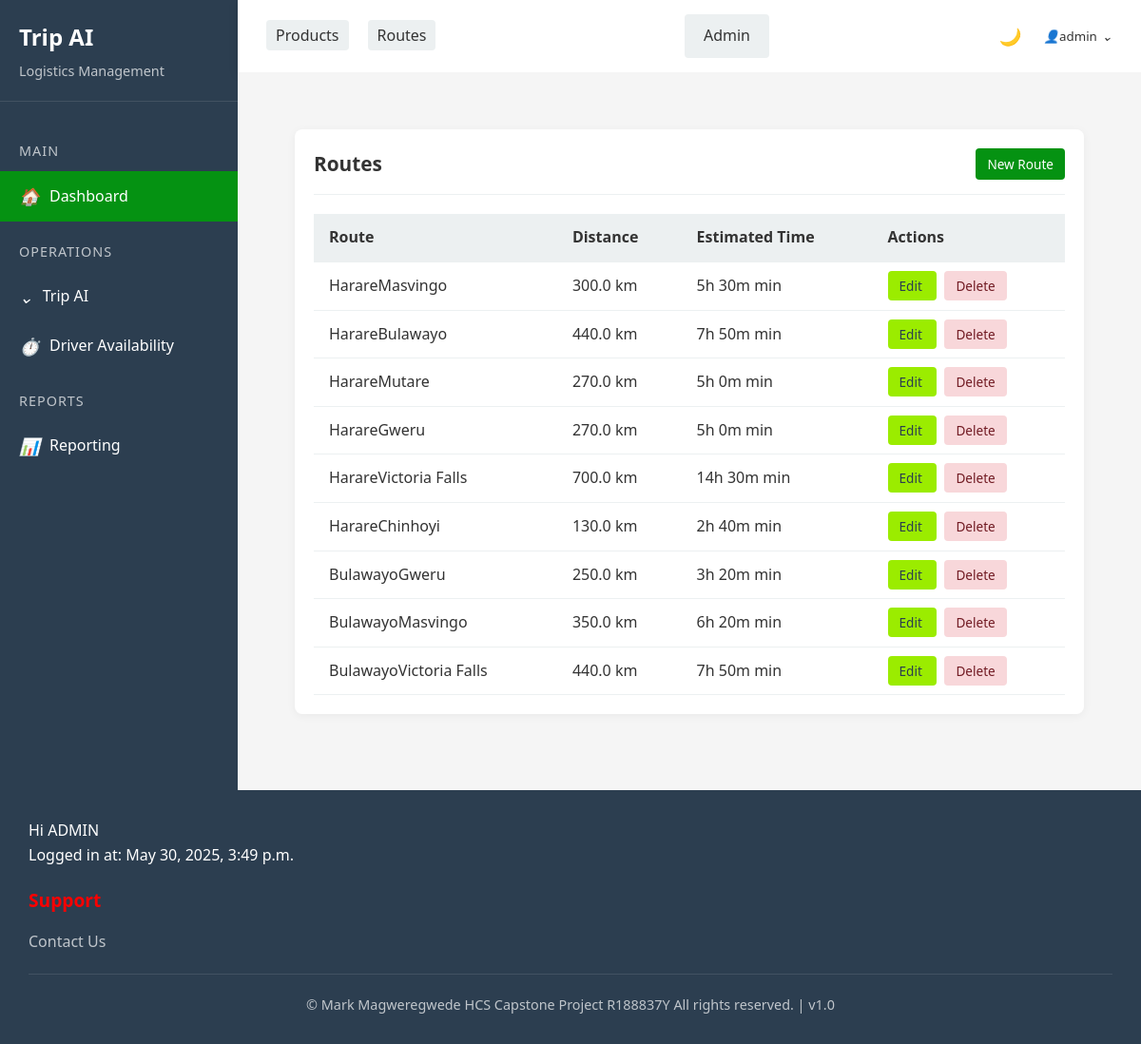
Page /app/route/ (signed in) on the committed database.
### triplog/models.py (models this page shows, shortened)
class Route(models.Model):
    origin = models.CharField(max_length=255)
    destination = models.CharField(max_length=255)
    distance_km = models.FloatField()
    estimated_time_min = models.IntegerField()
    def get_absolute_url(self):
        return reverse("route_detail", kwargs={"pk": self.pk})

### triplog/views.py (the view)
# urls.py: path("route/", RouteListView.as_view(), name="route_list"),
class RouteListView(ListView):
    model = Route
    template_name = "route/route_list.html"

### triplog/templatetags/time_filters.py (called while the page is built)
@register.filter
def minutes_to_hours(minutes):
    if minutes is None:
        return "Trip NOT COMPLETE"  # Handle cases where the value is None
    hours = minutes // 60
    mins = minutes % 60
    return f"{hours}h {mins}m" if hours else f"{mins}m"

### templates/route/route_list.html (shortened to what this page needs)
{% extends 'base.html' %}
{% load time_filters %}
{% block content %}
<div class="content-area">
    <div class="card">
        <div class="card-header">
            <h2> Routes</h2>
            {% if user.is_authenticated %}
            <a href="{% url 'route_new' %}" class="btn btn-primary btn-sm">
                 New Route
            </a>
            {% endif %}
        </div>
        <div class="card-body">
            <div class="table-responsive">
                <table class="route-table">
                    <thead>
                        <tr>
                            <th>Route</th>
                            <th>Distance</th>
                            <th>Estimated Time</th>
                            <th class="actions">Actions</th>
                        </tr>
                    </thead>
                    <tbody>
                        {% for route in route_list %}
                        <tr>
                            <td>
                                <a href="{{ route.get_absolute_url }}" class="route-link">
                                     {{ route.origin }}
                                     {{ route.destination }}
                                </a>
                            </td>
                            <td>{{ route.distance_km }} km</td>
                            <td>{{ route.estimated_time_min|minutes_to_hours|default:"-" }} min</td>
                            <td class="actions">
                                {% if user.is_authenticated %}
                                <a href="{% url 'route_edit' route.pk %}" class="btn btn-sm btn-edit">
                                     Edit
                                </a>
                                <a href="{% url 'route_delete' route.pk %}" class="btn btn-sm btn-delete">
                                     Delete
                                </a>
                                {% endif %}
                            </td>
                        </tr>
                        {% endfor %}
                    </tbody>
                </table>
            </div>
        </div>
    </div>
</div>
{% endblock %}

### templates/base.html (shortened to what this page needs)
{% load static %}
<!DOCTYPE html>
<html lang="en">
<head>
    <link rel="stylesheet" href="{% static 'css/style.css' %}">
</head>
<body>
    <div class="container">
        <aside class="sidebar">
            <div onclick="window.location.href='/';" style="cursor: pointer;" class="sidebar-header">
                <h2>Trip AI</h2>
                <p>Logistics Management</p>
            </div>
            <div class="sidebar-menu">
                <div class="menu-category">Main</div>
                <div class="menu-item active" onclick="window.location.href='/app'">
                    <i class="icon-home"></i>
                    <span>Dashboard</span>
                </div>
                <div class="menu-category">Operations</div>
                <div class="menu-item" onclick="toggleSubmenu('trip-ai-menu')">
                    <i class="icon-chevron"></i>
                    <span>Trip AI</span>
                </div>
                <div class="menu-item" onclick="loadContent('driver-availability')">
                    <i class="icon-availability"></i>
                    <span>Driver Availability</span>
                </div>
                <div class="menu-category">Reports</div>
                <div class="menu-item" onclick="window.location.href='/app/reporting/';">
                    <i class="icon-reporting"></i>
                    <span>Reporting</span>
                </div>
            </div>
        </aside>
        <main class="main-content">
            <nav class="navbar">
                <ul class="nav-links">
                    <li><a href="{% url 'product_list'  %}" class="btn btn-secondary">Products</a></li>
                    <li><a href="{% url 'route_list'  %}" class="btn btn-secondary">Routes</a></li>
                </ul>
                <a href="/admin" class="btn btn-secondary" target=" _blank">Admin</a>
                <div class="user-actions">
                    <div class="dark-mode-toggle" id="darkModeToggle">
                        <i class="icon-moon"></i>
                    </div>
                    <div class="user-dropdown">
                        <button class="dropdown-btn">
                            <i class="icon-user"></i>
                            {% if user.is_authenticated %}
                            {{ user.username }}
                            {% else %}
                            Guest
                            {% endif %}
                            <i class="icon-chevron"></i>
                        </button>
                    </div>
                </div>
            </nav>
            <div class="content-area" id="content-area">
                {% block content %}
                {% endblock %}
            </div>
        </main>
    </div>
    <footer>
        <div class="footer-section">
            {% if user.is_authenticated %}
            <p>Hi {{ user.first_name }}</p>
            <p>Logged in at: {{ user.last_login }}</p>
            {% endif %}
        </div>
        <div class="footer-section">
            <h3>Support</h3>
            <ul>
                <li><a href="#">Contact Us</a></li>
            </ul>
        </div>
        <div class="footer-bottom">
            <p>&copy; Mark Magweregwede HCS Capstone Project R188837Y All rights reserved. | v1.0</p>
        </div>
    </footer>
</body>
</html>

### static/css/style.css (style rules this page uses)
:root { --primary-color: rgb(5, 146, 18); --secondary-color: rgb(6, 208, 1); --accent-color: rgb(155, 236, 0); --highlight-color: rgb(252, 0, 0); --dark-color: #2c3e50; --light-color: #ecf0f1; --text-color: #333; --bg-color: #f5f5f5; --card-bg: white; --footer-bg: var(--dark-color); --footer-text: white; }
* { margin: 0; padding: 0; box-sizing: border-box; font-family: 'Segoe UI', Tahoma, Geneva, Verdana, sans-serif; }
body { background-color: var(--bg-color); color: var(--text-color); line-height: 1.6; display: flex; flex-direction: column; min-height: 100vh; transition: background-color 0.3s, color 0.3s; }
a { text-decoration: none; color: inherit; }
.container { display: flex; flex: 1; }
.sidebar { width: 250px; background-color: var(--dark-color); color: white; padding: 20px 0; transition: all 0.3s; }
.sidebar-header { padding: 0 20px 20px; border-bottom: 1px solid rgba(255, 255, 255, 0.1); }
.sidebar-header h2 { font-size: 1.5rem; margin-bottom: 5px; }
.sidebar-header p { color: rgba(255, 255, 255, 0.7); font-size: 0.9rem; }
.sidebar-menu { padding: 20px 0; }
.menu-category { padding: 10px 20px; color: rgba(255, 255, 255, 0.7); font-size: 0.9rem; text-transform: uppercase; letter-spacing: 1px; margin-top: 10px; }
.menu-item { padding: 12px 20px; display: flex; align-items: center; cursor: pointer; transition: all 0.3s; }
.menu-item.active { background-color: var(--primary-color); }
.menu-item i { margin-right: 10px; font-size: 1.1rem; }
.main-content { flex: 1; display: flex; flex-direction: column; }
.navbar { background-color: var(--card-bg); padding: 15px 30px; display: flex; justify-content: space-between; align-items: center; box-shadow: 0 2px 10px rgba(0, 0, 0, 0.1); transition: background-color 0.3s; }
.nav-links { display: flex; list-style: none; }
.nav-links li { margin-right: 20px; }
.nav-links a { color: var(--text-color); font-weight: 500; padding: 5px 10px; border-radius: 4px; transition: all 0.3s; }
.user-actions { display: flex; align-items: center; gap: 15px; }
.dark-mode-toggle { display: flex; align-items: center; cursor: pointer; color: var(--text-color); }
.dark-mode-toggle i { margin-right: 5px; font-size: 1.1rem; }
.user-dropdown { position: relative; display: inline-block; }
.dropdown-btn { background-color: transparent; border: none; cursor: pointer; display: flex; align-items: center; color: var(--text-color); font-weight: 500; }
.dropdown-btn i { margin-left: 5px; }
.content-area { flex: 1; padding: 30px; background-color: var(--bg-color); transition: background-color 0.3s; }
.btn { padding: 10px 20px; border-radius: 4px; border: none; cursor: pointer; font-weight: 500; transition: all 0.3s; }
.btn-primary { background-color: var(--primary-color); color: white; }
.btn-secondary { background-color: var(--light-color); color: var(--text-color); }
.card { background-color: var(--card-bg); border-radius: 8px; box-shadow: 0 2px 10px rgba(0, 0, 0, 0.05); padding: 20px; margin-bottom: 20px; transition: background-color 0.3s, box-shadow 0.3s; }
.card-header { display: flex; justify-content: space-between; align-items: center; margin-bottom: 20px; padding-bottom: 15px; border-bottom: 1px solid var(--light-color); }
.card-header h2 { font-size: 1.3rem; color: var(--text-color); }
table { width: 100%; border-collapse: collapse; }
th, td { padding: 12px 15px; text-align: left; border-bottom: 1px solid var(--light-color); }
th { background-color: var(--light-color); font-weight: 600; }
footer { background-color: var(--footer-bg); color: var(--footer-text); padding: 30px; margin-top: auto; transition: background-color 0.3s, color 0.3s; }
.footer-section { flex: 1; min-width: 250px; margin-bottom: 20px; }
.footer-section h3 { margin-bottom: 15px; font-size: 1.2rem; color: var(--highlight-color); }
.footer-section ul { list-style: none; }
.footer-section ul li { margin-bottom: 10px; }
.footer-section ul li a { color: rgba(255, 255, 255, 0.7); transition: all 0.3s; }
.footer-bottom { text-align: center; padding-top: 20px; border-top: 1px solid rgba(255, 255, 255, 0.1); margin-top: 20px; color: rgba(255, 255, 255, 0.7); font-size: 0.9rem; }
.icon-home::before { content: "🏠"; }
.icon-user::before { content: "👤"; }
.icon-availability::before { content: "⏱️"; }
.icon-reporting::before { content: "📊"; }
.icon-chevron::before { content: "⌄"; }
.icon-moon::before { content: "🌙"; }

### rows in the picture
Route: origin "Harare", destination "Masvingo", distance_km "300.0", estimated_time_min|minutes_to_hours "5h 30m"
Route: origin "Harare", destination "Bulawayo", distance_km "440.0", estimated_time_min|minutes_to_hours "7h 50m"
Route: origin "Harare", destination "Mutare", distance_km "270.0", estimated_time_min|minutes_to_hours "5h 0m"
Route: origin "Harare", destination "Gweru", distance_km "270.0", estimated_time_min|minutes_to_hours "5h 0m"
Route: origin "Harare", destination "Victoria Falls", distance_km "700.0", estimated_time_min|minutes_to_hours "14h 30m"
Route: origin "Harare", destination "Chinhoyi", distance_km "130.0", estimated_time_min|minutes_to_hours "2h 40m"
Route: origin "Bulawayo", destination "Gweru", distance_km "250.0", estimated_time_min|minutes_to_hours "3h 20m"
Route: origin "Bulawayo", destination "Masvingo", distance_km "350.0", estimated_time_min|minutes_to_hours "6h 20m"
Route: origin "Bulawayo", destination "Victoria Falls", distance_km "440.0", estimated_time_min|minutes_to_hours "7h 50m"

### other values in the picture
{{ user.username }} "admin"
{{ user.first_name }} "ADMIN"
{{ user.last_login }} "May 30, 2025, 3:49 p.m."
